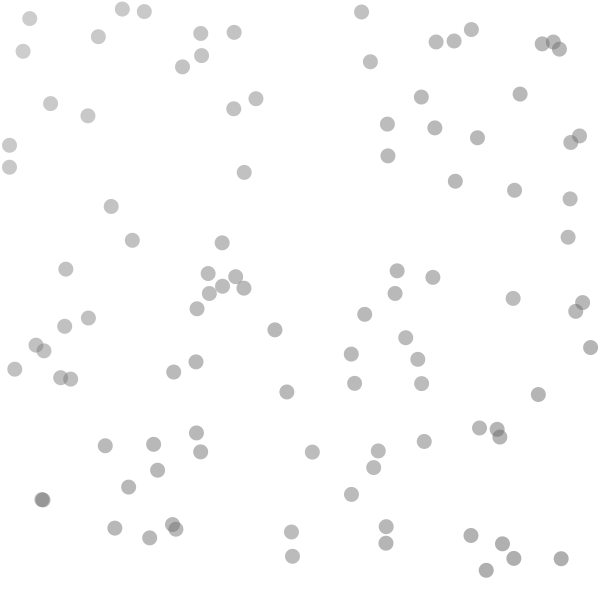
Frame 1 (no input)
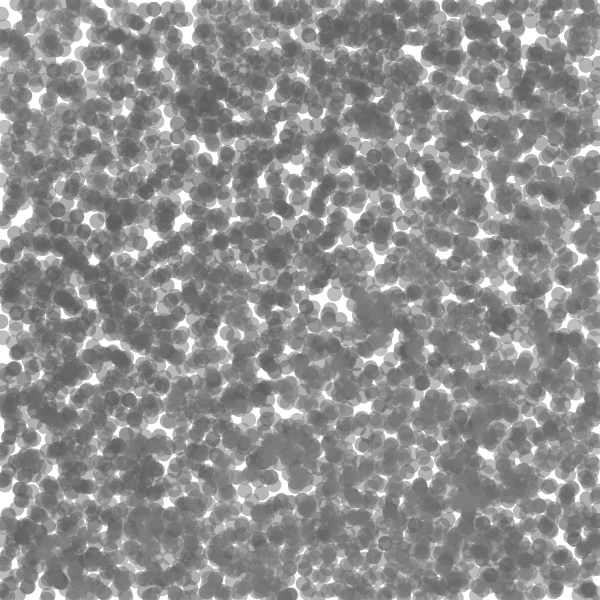
Frame 60 (the mouse pressed at the canvas centre just before this capture)
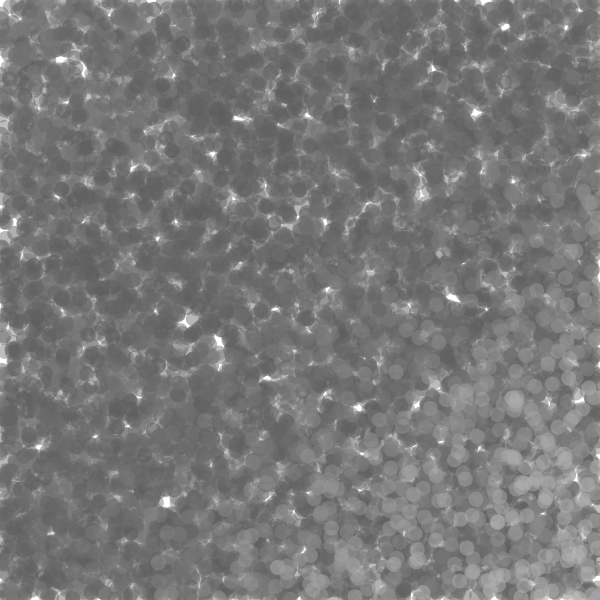
Frame 120 (the mouse held since frame 60 and released just before this capture)

The Processing sketch that drew these frames (run headless with seeded random() and noise(); from frame 60 on, the mouse is pressed at the canvas centre):

// Processing sketch: flowingColors2
// ── flowingColors2.pde
int scl = 30;
int w,h;
float zoff = 0;
float yoff = 0;
float flowfield[][];
PVector flowvects[][];
void setup() {
  size(600, 600);
  background(255);
  frameRate(60);
  w = width/scl;
  h = height/scl;
  flowfield = new float[w][h];
  flowvects = new PVector[w][h];
  noStroke();
  
}
void draw() {
 //background(255);
  for(int x = 0; x < w; x++) {
    for (int y = 0; y < h; y++) {
      flowfield[x][y] = map(noise(x*.1, y*.1, zoff), 0, 1, -2*PI, 2*PI);
      
      PVector temp = PVector.fromAngle(flowfield[x][y]);
      temp.setMag(map(noise(yoff+x*.019+y*.019), 0, 1, 0, 255));
      flowvects[x][y] = temp;
      
    //  stroke(255);
     // line(x*scl+.5*scl, y*scl+.5*scl, x*scl+.5*scl+temp.x, y*scl+.5*scl+temp.y);
     // ellipse(x*scl+.5*scl, y*scl+.5*scl, 5, 5);
    }
  }
  for(int i = 0; i < 100; i++) {
    float x1 = random(width);
    float y1 = random(height);
    int xloc = floor(x1/scl);
    int yloc = floor(y1/scl);
    fill(flowvects[xloc][yloc].mag(), 125);
    ellipse(x1, y1, 15, 15);
  }
  yoff+=.01;
  zoff+=.0005;
  
  
}
